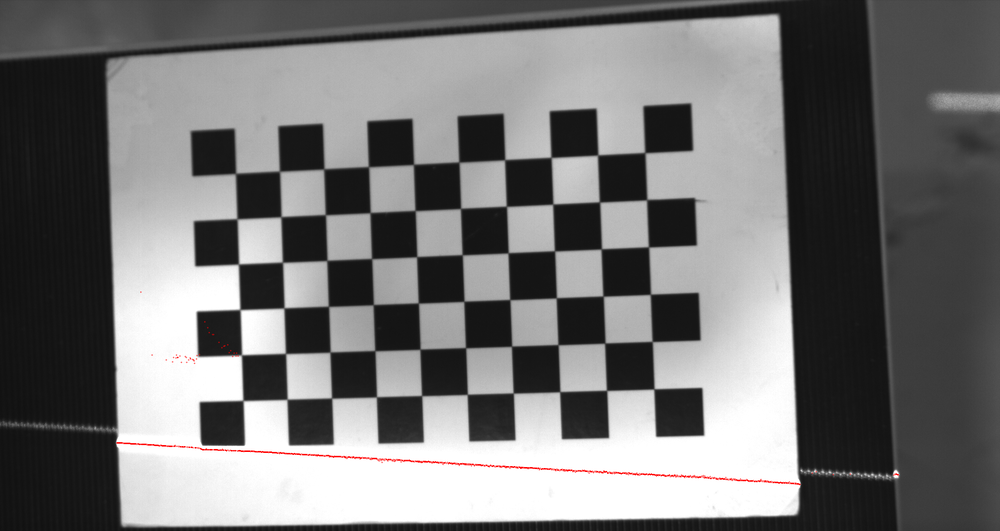
#> input picture 2_laserlineOnImage.png, 1000 x 531 px, shrunk from 2048 x 1088 before the run
$ python -i filter_and_linedetection.py   (imports and definitions only)
#> lines starting #> are read from the running program, lines starting #| are printed output that depends on the picture; after the words box and inside, x2 and y2 are one past the last pixel; in counts of white or black regions, pixels touching at a corner belong together
import numpy as np
import cvb
import os
import sys
import matplotlib.pyplot as plt
import cv2
import glob

#print(sys.version)
#print(cvb.version())

#path to current work directory
current_work_directory = os.getcwd().replace("\\","/")

images = glob.glob(current_work_directory + "/*.bmp")

#acquire images from C4 camera if there are no .bmp images
#in the work directory
# [21 lines not run here, left out]

def thresholdFilter(image_list,threshold):
#> further down, picture is the input picture: shape (531, 1000, 3); mean B, G, R 115.9, 115.9, 116.4
    for image in image_list:
        image = cv2.imread(image)
        gray = cv2.cvtColor(image,cv2.COLOR_BGR2GRAY)
        height, width = gray.shape[:2]
        for u in range(0,height-1):
            for v in range(0,width-1):
                if gray[u][v] <= threshold:
                    gray[u][v] = 0
                elif gray[u][v] >= threshold:
                    gray[u][v] = 255
        cv2.imwrite("threshold_" + str(threshold) + "_filteredgrey.jpg",gray)
    return gray

def getPixCoord(image,threshold):
    pixel_coord = []
    height, width = image.shape[:2]
    if len(pixel_coord) is not 0:
        pixel_coord = []
    else:
        for u in range(0,height-1):
            for v in range(0,width-1):
                if gray[u][v] >= threshold:
                    pixel_coord.append([u,v])
    return pixel_coord

def drawCircle(image,radius,pixel_coordinates):
    for coordinates in pixel_coordinates:
        u = coordinates[1]
        v = coordinates[0]
        line = cv2.circle(image,(u,v),radius,(255,0,0))
    return line

def probHoughLine(image):

    #edge detection using Canny Edge
    edges = cv2.Canny(image,50,200)
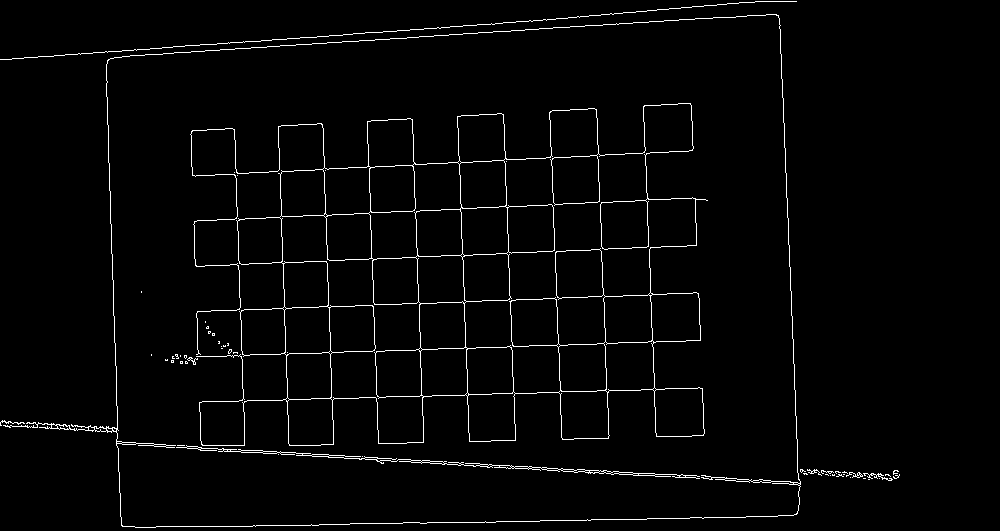
#> edges: shape (531, 1000); 2.3% white in thin lines or dots, all inside (x1, y1, x2, y2) = (0, 1, 900, 528)

    #converting from grayscale to RGB image
    cEdges = cv2.cvtColor(edges, cv2.COLOR_GRAY2BGR)
    cEdgesP = np.copy(cEdges)

    #line detection
    lines = cv2.HoughLines(edges,1,np.pi/180,50,None,50,10)
#> lines = 251 rows, first 8: [530, 1.55], [186, 1.52], [364, 1.54], [317, 1.54], [58, 1.5], [438, 1.62], [-453, 3.11], [-499, 3.11]
    if lines is not None:
        for i in range(0,len(lines)):
            rho = lines[i][0][0]
            theta = lines[i][0][1]
            a = np.cos(theta)
            b = np.sin(theta)
            x0 = a * rho
            y0 = b * rho
            pt1 = (int(x0 + 1000*(-b)), int(y0 + 1000*(a)))
            pt2 = (int(x0 - 1000*(-b)), int(y0 - 1000*(a)))
            cv2.line(cEdges,pt1,pt2,(0,0,255), 3, cv2.LINE_AA)
#> this loop made 251 passes
#> (rho, theta, a, b, x0, y0, pt1, pt2) on passes 1 to 3: (530, 1.55, 0.0175, 1, 9.25, 529.9, (-990, 547), (1009, 512)), (186, 1.52, 0.0523, 0.999, 9.73, 185.7, (-988, 238), (1008, 133)), (364, 1.54, 0.0349, 0.999, 12.7, 363.8, (-986, 398), (1012, 328))
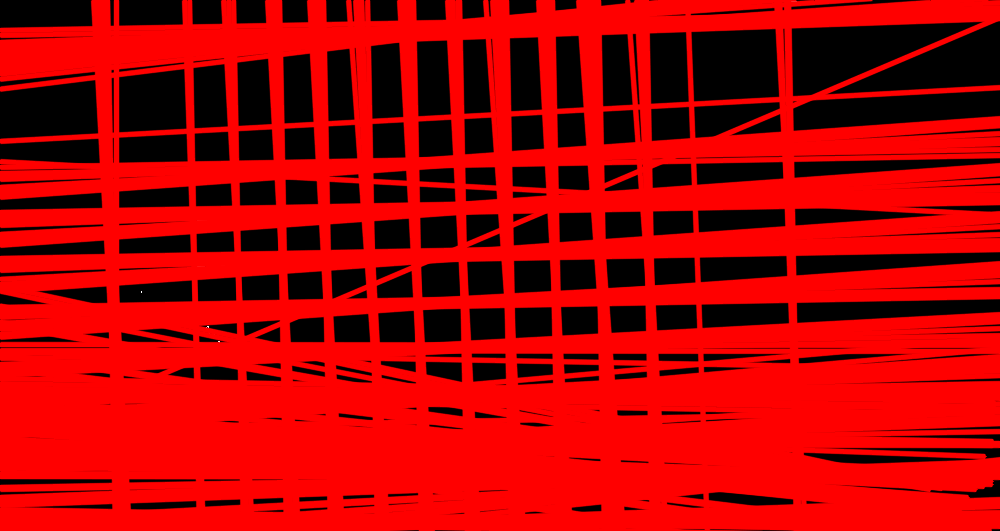
#> cEdges: shape (531, 1000, 3); mean B, G, R 0, 0, 176.4

    linesP = cv2.HoughLinesP(edges,1,np.pi/180,50,None,50,10)
#> linesP = 69 rows, first 6: [420, 523, 689, 518], [444, 163, 503, 160], [198, 449, 343, 457], [450, 348, 700, 340], [355, 305, 424, 303], [12, 58, 502, 23]
    if linesP is not None:
        for i in range(0, len(linesP)):
            l = linesP[i][0]
            cv2.line(cEdgesP, (l[0], l[1]), (l[2], l[3]), (0,0,255), 3, cv2.LINE_AA)
#> this loop made 69 passes
#> l on passes 1 to 12: [420, 523, 689, 518], [444, 163, 503, 160], [198, 449, 343, 457], [450, 348, 700, 340], [355, 305, 424, 303], [12, 58, 502, 23], [458, 465, 735, 480], [282, 171, 692, 150], [457, 116, 469, 441], [503, 114, 510, 314], [287, 393, 289, 452], [231, 49, 573, 26]
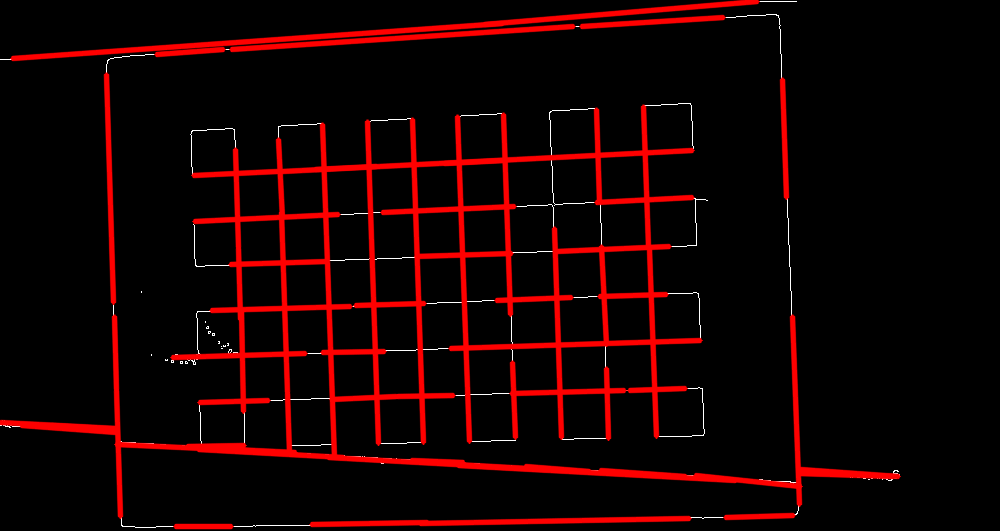
#> cEdgesP: shape (531, 1000, 3); mean B, G, R 1.2, 1.2, 24

    return cEdgesP

#filtering
image_list = glob.glob(current_work_directory + "/*.bmp")

threshold = 200
# [1 line that did not run here, left out]

#localization of points along line
# [1 line that did not run here, left out]

#to check if the found points is on the line
#circle are drawn with center in each point.
# [1 line that did not run here, left out]
# [1 line not run here, left out]

#probabilistic Hough Line transfrom
# [1 line that did not run here, left out]
# [1 line that did not run here, left out]
# [1 line not run here, left out]

>>> import cv2
>>> picture = cv2.imread('2_laserlineOnImage.png')
>>> result = probHoughLine(picture)
